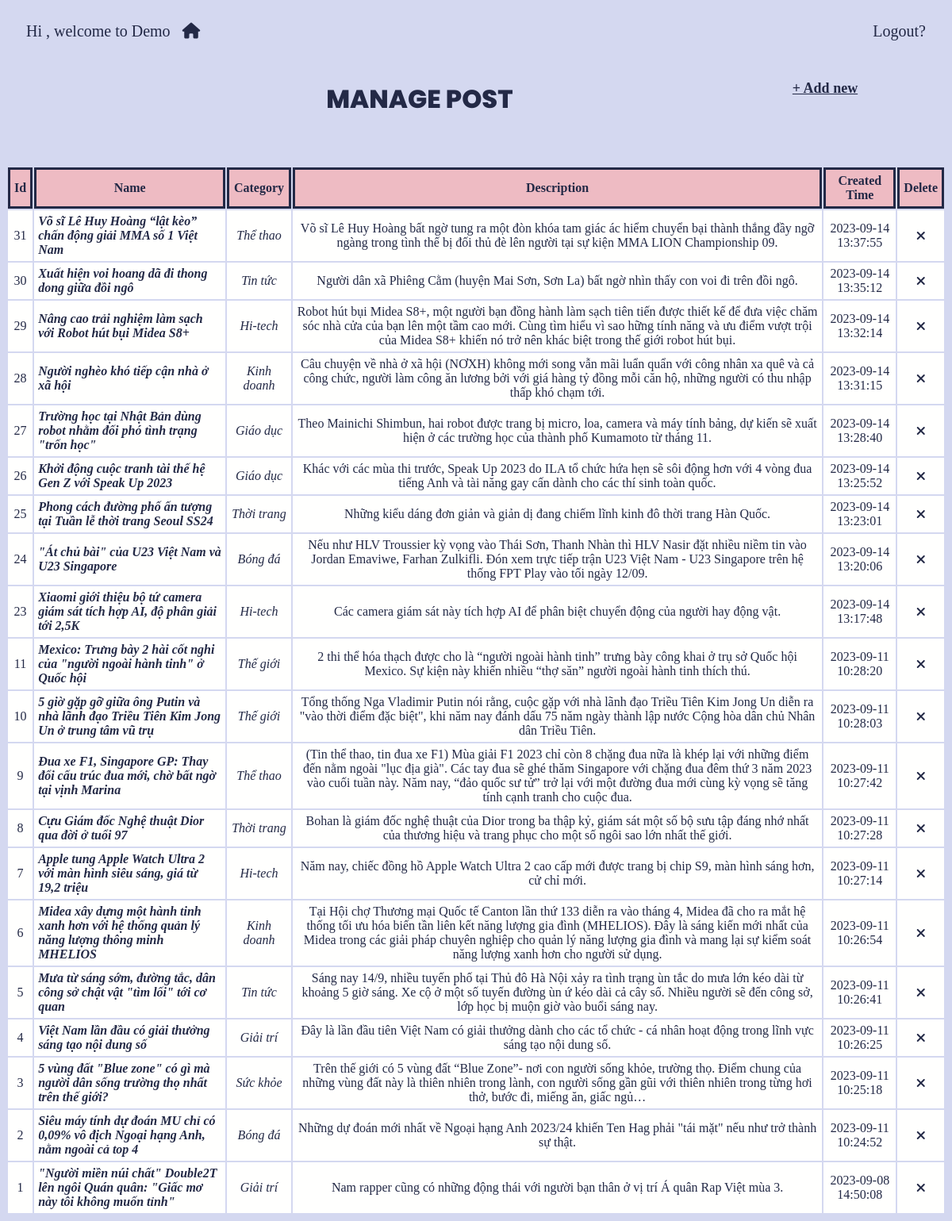
/vdWebTinTuc/admin/posts/index.php, run on an earlier commit of the app's database.
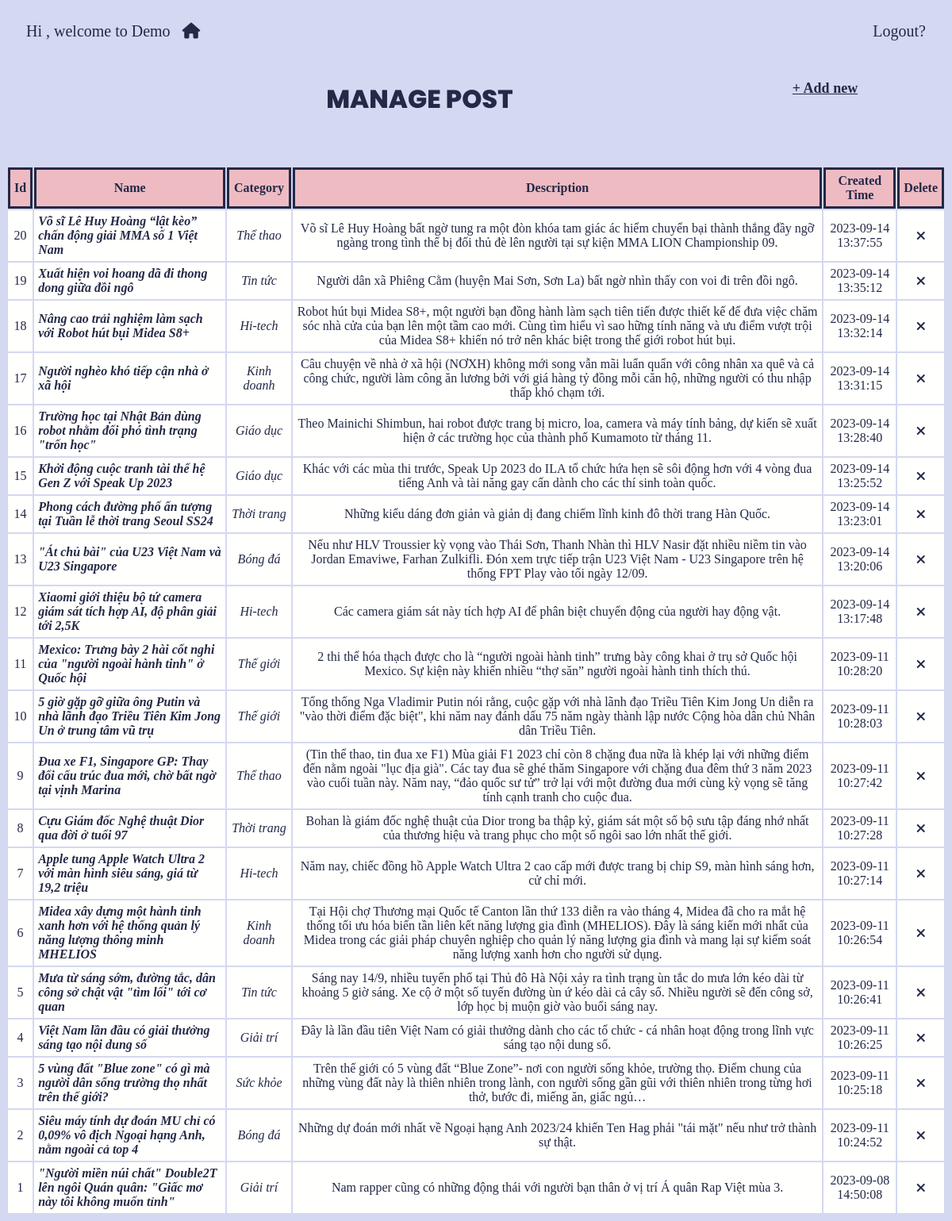
And on a later commit of the database.
### tables this page shows
CREATE TABLE `posts` (
  `id` int(15) NOT NULL,
  `cate_id` int(15) NOT NULL,
  `name` varchar(255) NOT NULL,
  `description` varchar(1000) NOT NULL,
  `content` text NOT NULL,
  `created_by` int(14) NOT NULL,
  `created_time` datetime DEFAULT current_timestamp()
);

CREATE TABLE `categories` (
  `id` int(15) NOT NULL,
  `name` varchar(255) NOT NULL,
  `created_by` int(15) NOT NULL,
  `created_time` datetime DEFAULT current_timestamp()
);

### vdWebTinTuc/apps/libs/router.php (called while the page is built, shortened)
<?php
    class apps_libs_router{
        public function createUrl($url, $param = []) {
            if($url)
                $param[self::PARAM_NAME] = $url;
            return $_SERVER['PHP_SELF'].'?'. http_build_query($param);
        }
    }
?>

### vdWebTinTuc/apps/libs/dbConnection.php (called while the page is built, shortened)
<?php
    class apps_libs_dbConnection{
        protected $username = 'root';
        protected $password = "";
        protected $host = 'localhost';
        protected $database = 'PHP';
        protected $tableName;
        protected $queryParams = [];
        protected static $connectionInstance = null;
        public function connect() {
            if(self::$connectionInstance === null){
                try{
                    self::$connectionInstance = new PDO('mysql:host='.$this->host.';dbname='.$this->database,
                            $this->username, $this->password);
                    self::$connectionInstance->setAttribute(PDO::ATTR_ERRMODE, PDO::ERRMODE_EXCEPTION);
                } catch (Exception $ex) {
                    echo "ERROR: ".$ex->getMessage();
                    die();
                }
            }
        }
        public function query($sql, $param = []) {
            $q = self::$connectionInstance->prepare($sql);
            if(is_array($param) && $param)
                $q->execute($param);
            else
                $q->execute();
            return $q;
        }
        public function buildQueryParams($params = []) {
            $default = [
                "SELECT"=>"*",
                "WHERE"=>"",
                "OTHER"=>"",
                "params"=>"",
                "field"=>"",
                "value"=>[],
                "JOIN"=>""
            ];
            $this->queryParams = array_merge($default, $params);
            return $this;
        }
        public function buildCondition($condition){
            if(trim($condition))
                return "WHERE ".$condition;
            else
                return "";
        }
        public function select() {
            $sql = "SELECT ".$this->queryParams['SELECT']
                   ." FROM ".$this->tableName
                   ." ".$this->queryParams['JOIN']
                   ." ".$this->buildCondition($this->queryParams['WHERE'])
                   ." ".$this->queryParams['OTHER'];
            $query = $this->query($sql, $this->queryParams['params']);
            return $query->fetchAll(PDO::FETCH_ASSOC);
        }
    }
?>

### vdWebTinTuc/admin/posts/index.php (the view, shortened to what this page needs)
<?php
    $posts = new apps_models_posts();
    $list = $posts->buildQueryParams([
        "SELECT"=>"posts.id, posts.name, posts.description, posts.created_time, categories.name as cate_name",
        "OTHER"=>"ORDER BY created_time DESC",
        "JOIN"=>"INNER JOIN categories ON categories.id = posts.cate_id"
        ])->select();
?>
<html>
    <head>
        <link rel="stylesheet" href="../CSS/index.css">
        <?php include 'head.php'?>
    </head>
    <body>
        <div class="title">
            <h1>MANAGE POST</h1>
            <a href="<?= $router->createUrl('posts/detail')?>">+ Add new</a>
        </div>
        <div class="show-data">
            <table style="width: 100%">
                <tr id="column">
                    <td>Id</td>
                    <td>Name</td>
                    <td>Category</td>
                    <td>Description</td>
                    <td>Created Time</td>
                    <td>Delete</td>
                </tr>
                <?php
                    foreach($list as $row){
                    ?>
                        <tr>
                            <td><?= $row['id']?></td>
                            <td id="name" onclick="location.href='<?= $router->createUrl('posts/detail', ['id'=>$row['id']])?>'">
                                <?= $row['name']?>
                            </td>
                            <td><i><?= $row['cate_name']?></i></td>
                            <td><?= $row['description']?></td>
                            <td><?= $row['created_time']?></td>
                            <td id="del" onclick="location.href='<?= $router->createUrl('posts/delete', ["id"=>$row['id']])?>'"><i class="fa-solid fa-xmark"></td>
                        </tr>
                    <?php
                    }
                ?>
            </table>
        </div>
    </body>
</html>

### vdWebTinTuc/admin/head.php (shortened to what this page needs)
<?php
    $user = new apps_libs_userIdentity();
    $router = new apps_libs_router();
?>
<html>
    <head>
        <link rel="stylesheet" href="https://cdnjs.cloudflare.com/ajax/libs/font-awesome/6.4.2/css/all.min.css" />
    </head>
    <body>
        <div class="head">
            <p>Hi <i><?= $user->getSESSION('username')?></i>, welcome to Demo&ensp;
                <i onclick="location.href='<?= $router->createUrl('home')?>'" class="fa-solid fa-house"></i>
            <p>
            <p><a href="<?= $router->createUrl('logout')?>">Logout?</a></p>
        </div>
    </body>
</html>

### vdWebTinTuc/CSS/index.css (style rules this page uses)
.title { margin-bottom: 30px; }
a { text-decoration: none; color: currentColor; }
.title a { padding: 30px 10px; font-size: 18px; font-weight: bold; text-decoration: underline; margin-left: 40px; }
.show-data { display: flex; justify-content: center; }
.show-data #column td { font-weight: bold; background-color: var(--effect-color); border: 3px solid var(--dark-color); }
.show-data td { padding: 5px; text-align: center; }
.show-data #name { text-align: left; }
.show-data tr { background-color: var(--light-color); }
#name { font-style: italic; font-weight: bold; }
#name, #edit, #del { cursor: pointer; }

### vdWebTinTuc/admin/head.php (style rules this page uses)
:root { --dark-color: #232946; --light-color: #fffffe; --effect-color: #eebbc3; --border-color: #121629; --read-color: #d4d8f0; }
body { font-family: vPoppinsR; background-color: var(--read-color); color: var(--dark-color); }
p { font-size: 20px; padding: 0 25px; color: currentColor; }
.head { display: flex; justify-content: space-between; align-content: center; }
.head a { text-decoration: none; color: currentColor; }
.title { width: 100%; display: flex; justify-content: center; align-content: center; }
.title h1 { width: 100vh; font-family: vPoppinsB; margin: 10px 0; padding: 20px; display: flex; justify-content: center; }
.head i { cursor: pointer; }

What changed in the data, as far as the page shows it:
removed posts: id "31", name "Võ sĩ Lê Huy Hoàng “lật kèo” chấn động giải MMA số 1 Việt Nam", categories.name "Thể thao", description "Võ sĩ Lê Huy Hoàng bất ngờ tung ra một đòn khóa tam giác ác hiểm chuyển bại thành thắng đầy ngỡ ngàng trong tình thế bị đối thủ đè lên người tại sự kiện MMA LION Championship 09.", created_time "2023-09-14 13:37:55"
removed posts: id "30", name "Xuất hiện voi hoang dã đi thong dong giữa đồi ngô", categories.name "Tin tức", description "Người dân xã Phiêng Cằm (huyện Mai Sơn, Sơn La) bất ngờ nhìn thấy con voi đi trên đồi ngô.", created_time "2023-09-14 13:35:12"
removed posts: id "29", name "Nâng cao trải nghiệm làm sạch với Robot hút bụi Midea S8+", categories.name "Hi-tech", description "Robot hút bụi Midea S8+, một người bạn đồng hành làm sạch tiên tiến được thiết kế để đưa việc chăm sóc nhà cửa của bạn lên một tầm cao mới. Cùng tìm hiểu vì sao hững tính năng và ưu điểm vượt trội của Midea S8+ khiến nó trở nên khác biệt trong thế giới robot hút bụi.", created_time "2023-09-14 13:32:14"
removed posts: id "28", name "Người nghèo khó tiếp cận nhà ở xã hội", categories.name "Kinh doanh", description "Câu chuyện về nhà ở xã hội (NƠXH) không mới song vẫn mãi luẩn quẩn với công nhân xa quê và cả công chức, người làm công ăn lương bởi với giá hàng tỷ đồng mỗi căn hộ, những người có thu nhập thấp khó chạm tới.", created_time "2023-09-14 13:31:15"
removed posts: id "27", name "Trường học tại Nhật Bản dùng robot nhằm đối phó tình trạng \"trốn học\"", categories.name "Giáo dục", description "Theo Mainichi Shimbun, hai robot được trang bị micro, loa, camera và máy tính bảng, dự kiến sẽ xuất hiện ở các trường học của thành phố Kumamoto từ tháng 11.", created_time "2023-09-14 13:28:40"
removed posts: id "26", name "Khởi động cuộc tranh tài thế hệ Gen Z với Speak Up 2023", categories.name "Giáo dục", description "Khác với các mùa thi trước, Speak Up 2023 do ILA tổ chức hứa hẹn sẽ sôi động hơn với 4 vòng đua tiếng Anh và tài năng gay cấn dành cho các thí sinh toàn quốc.", created_time "2023-09-14 13:25:52"
removed posts: id "25", name "Phong cách đường phố ấn tượng tại Tuần lễ thời trang Seoul SS24", categories.name "Thời trang", description "Những kiểu dáng đơn giản và giản dị đang chiếm lĩnh kinh đô thời trang Hàn Quốc.", created_time "2023-09-14 13:23:01"
removed posts: id "24", name "\"Át chủ bài\" của U23 Việt Nam và U23 Singapore", categories.name "Bóng đá", description "Nếu như HLV Troussier kỳ vọng vào Thái Sơn, Thanh Nhàn thì HLV Nasir đặt nhiều niềm tin vào Jordan Emaviwe, Farhan Zulkifli. Đón xem trực tiếp trận U23 Việt Nam - U23 Singapore trên hệ thống FPT Play vào tối ngày 12/09.", created_time "2023-09-14 13:20:06"
removed posts: id "23", name "Xiaomi giới thiệu bộ tứ camera giám sát tích hợp AI, độ phân giải tới 2,5K", categories.name "Hi-tech", description "Các camera giám sát này tích hợp AI để phân biệt chuyển động của người hay động vật.", created_time "2023-09-14 13:17:48"
added posts: id "20", name "Võ sĩ Lê Huy Hoàng “lật kèo” chấn động giải MMA số 1 Việt Nam", categories.name "Thể thao", description "Võ sĩ Lê Huy Hoàng bất ngờ tung ra một đòn khóa tam giác ác hiểm chuyển bại thành thắng đầy ngỡ ngàng trong tình thế bị đối thủ đè lên người tại sự kiện MMA LION Championship 09.", created_time "2023-09-14 13:37:55"
added posts: id "19", name "Xuất hiện voi hoang dã đi thong dong giữa đồi ngô", categories.name "Tin tức", description "Người dân xã Phiêng Cằm (huyện Mai Sơn, Sơn La) bất ngờ nhìn thấy con voi đi trên đồi ngô.", created_time "2023-09-14 13:35:12"
added posts: id "18", name "Nâng cao trải nghiệm làm sạch với Robot hút bụi Midea S8+", categories.name "Hi-tech", description "Robot hút bụi Midea S8+, một người bạn đồng hành làm sạch tiên tiến được thiết kế để đưa việc chăm sóc nhà cửa của bạn lên một tầm cao mới. Cùng tìm hiểu vì sao hững tính năng và ưu điểm vượt trội của Midea S8+ khiến nó trở nên khác biệt trong thế giới robot hút bụi.", created_time "2023-09-14 13:32:14"
added posts: id "17", name "Người nghèo khó tiếp cận nhà ở xã hội", categories.name "Kinh doanh", description "Câu chuyện về nhà ở xã hội (NƠXH) không mới song vẫn mãi luẩn quẩn với công nhân xa quê và cả công chức, người làm công ăn lương bởi với giá hàng tỷ đồng mỗi căn hộ, những người có thu nhập thấp khó chạm tới.", created_time "2023-09-14 13:31:15"
added posts: id "16", name "Trường học tại Nhật Bản dùng robot nhằm đối phó tình trạng \"trốn học\"", categories.name "Giáo dục", description "Theo Mainichi Shimbun, hai robot được trang bị micro, loa, camera và máy tính bảng, dự kiến sẽ xuất hiện ở các trường học của thành phố Kumamoto từ tháng 11.", created_time "2023-09-14 13:28:40"
added posts: id "15", name "Khởi động cuộc tranh tài thế hệ Gen Z với Speak Up 2023", categories.name "Giáo dục", description "Khác với các mùa thi trước, Speak Up 2023 do ILA tổ chức hứa hẹn sẽ sôi động hơn với 4 vòng đua tiếng Anh và tài năng gay cấn dành cho các thí sinh toàn quốc.", created_time "2023-09-14 13:25:52"
added posts: id "14", name "Phong cách đường phố ấn tượng tại Tuần lễ thời trang Seoul SS24", categories.name "Thời trang", description "Những kiểu dáng đơn giản và giản dị đang chiếm lĩnh kinh đô thời trang Hàn Quốc.", created_time "2023-09-14 13:23:01"
added posts: id "13", name "\"Át chủ bài\" của U23 Việt Nam và U23 Singapore", categories.name "Bóng đá", description "Nếu như HLV Troussier kỳ vọng vào Thái Sơn, Thanh Nhàn thì HLV Nasir đặt nhiều niềm tin vào Jordan Emaviwe, Farhan Zulkifli. Đón xem trực tiếp trận U23 Việt Nam - U23 Singapore trên hệ thống FPT Play vào tối ngày 12/09.", created_time "2023-09-14 13:20:06"
added posts: id "12", name "Xiaomi giới thiệu bộ tứ camera giám sát tích hợp AI, độ phân giải tới 2,5K", categories.name "Hi-tech", description "Các camera giám sát này tích hợp AI để phân biệt chuyển động của người hay động vật.", created_time "2023-09-14 13:17:48"
